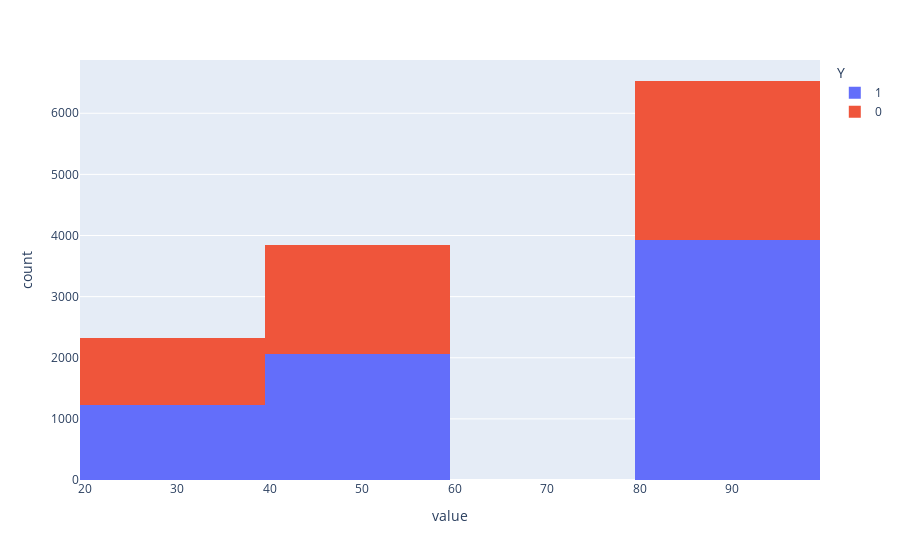

The notebook cell saved with this chart:
### Code cell
fig = px.histogram(data[['temperature','Y']], color='Y')
fig.show()
fig.write_image("images/temperature_hist.png")

### Figure 1 — Plotly figure (JSON) as saved in the notebook; plotly's stock layout.template omitted (floating-point values rounded to 4 significant figures; data arrays with more than 128 entries replaced by an {"elided": "..."} marker saying what was removed)
{"data": [{"alignmentgroup": "True", "bingroup": "x", "hovertemplate": "Y=1<br>value=%{x}<br>count=%{y}<extra></extra>", "legendgroup": "1", "marker": {"color": "#636efa", "pattern": {"shape": ""}}, "name": "1", "offsetgroup": "1", "orientation": "v", "showlegend": true, "type": "histogram", "x": {"elided": "7210 int values"}, "xaxis": "x", "yaxis": "y"}, {"alignmentgroup": "True", "bingroup": "x", "hovertemplate": "Y=0<br>value=%{x}<br>count=%{y}<extra></extra>", "legendgroup": "0", "marker": {"color": "#EF553B", "pattern": {"shape": ""}}, "name": "0", "offsetgroup": "0", "orientation": "v", "showlegend": true, "type": "histogram", "x": {"elided": "5474 int values"}, "xaxis": "x", "yaxis": "y"}], "layout": {"barmode": "relative", "legend": {"title": {"text": "Y"}, "tracegroupgap": 0}, "margin": {"t": 60}, "xaxis": {"anchor": "y", "domain": [0, 1], "title": {"text": "value"}}, "yaxis": {"anchor": "x", "domain": [0, 1], "title": {"text": "count"}}}}
